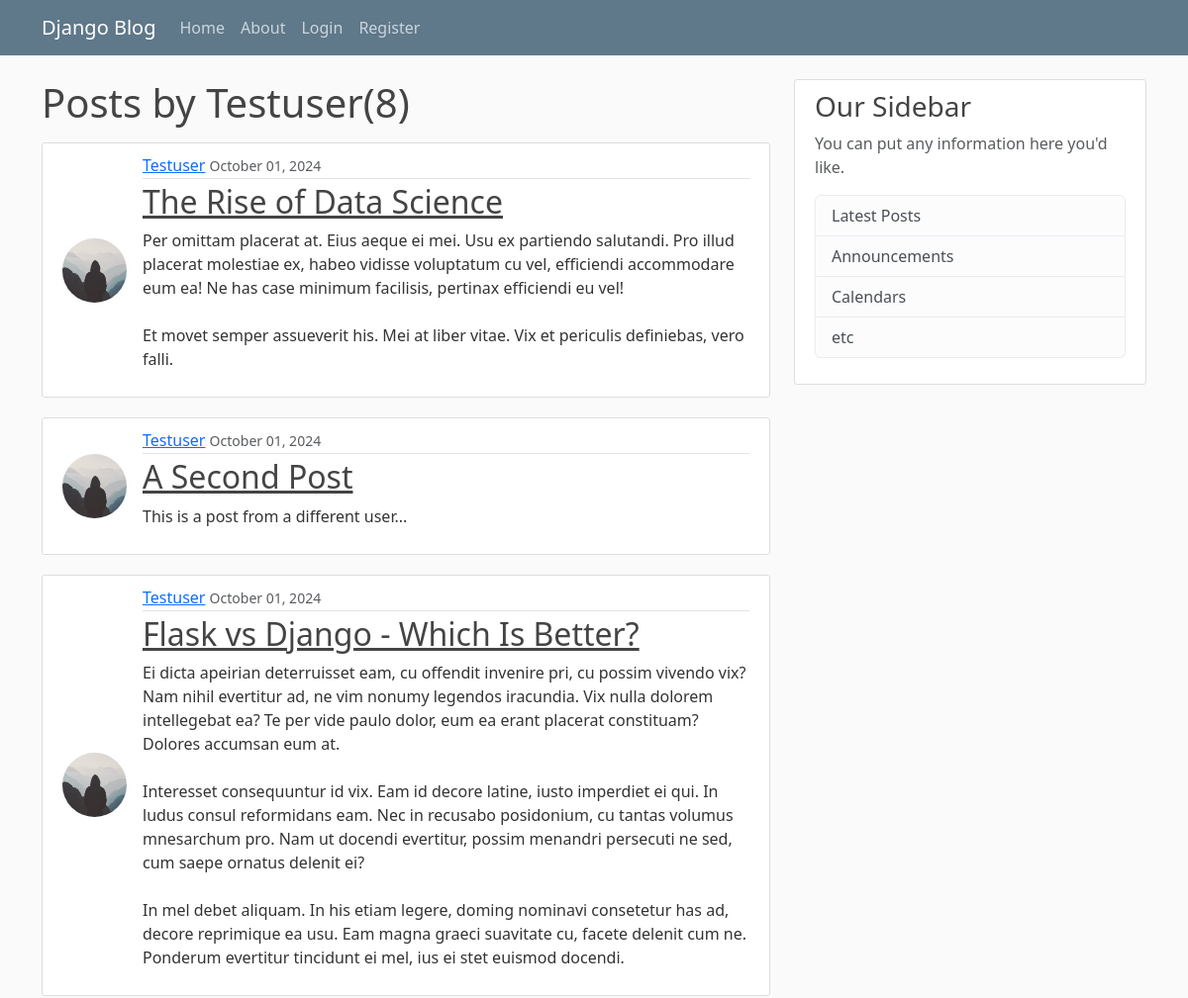
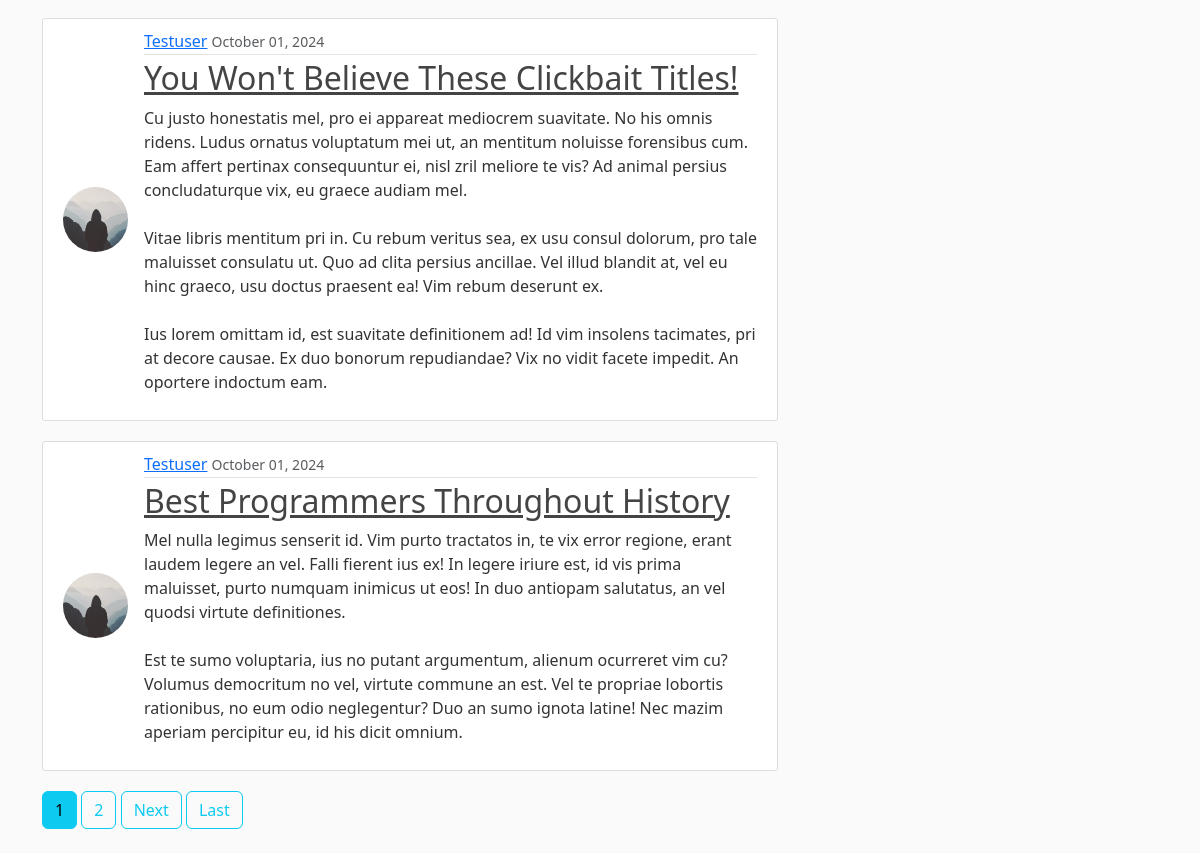
Screenshot of /user/Testuser/ with the database file from the repository (2 pictures, top to bottom).
### boards/models.py (models this page shows, shortened)
class Post(models.Model):
    title=models.CharField(max_length=100)
    content=models.TextField()
    date_posted=models.DateTimeField(default=timezone.now)
    author=models.ForeignKey(User,on_delete=models.CASCADE)

### users/models.py (models this page shows, shortened)
class Profile(models.Model):
    user = models.OneToOneField(User, on_delete=models.CASCADE)
    image = models.ImageField(default='default.jpg', upload_to='profile_pic')

### boards/views.py (the view)
# urls.py: path("user/<str:username>/",UserPostListView.as_view(),name='user-posts'),
class UserPostListView(ListView):
    model=Post
    template_name='blog/user_posts.html'
    context_object_name='post'
    paginate_by=5
    def get_queryset(self):
        user=get_object_or_404(User,username=self.kwargs.get('username'))
        return Post.objects.filter(author=user).order_by('-date_posted')

### boards/templates/blog/user_posts.html (shortened to what this page needs)
{% extends "blog/base.html" %}
{% block content %}
    <h1 class="mb-3">Posts by {{view.kwargs.username}}({{page_obj.paginator.count}})</h1>
    {% for posts in post %}
    <article class="media content-section">
      <img src="{{ posts.author.profile.image.url }}" class="rounded-circle article-img" alt="{{ posts.author }}">
      <div class="media-body">
        <div class="article-metadata">
          <a class="mr-2" href="{%url 'user-posts' posts.author.username %}">{{ posts.author }}</a>
          <small class="text-muted">{{ posts.date_posted|date:"F d, Y" }}</small>
        </div>
        <h2><a class="article-title" href="{%url 'post-detail' posts.id %}">{{ posts.title }}</a></h2>
        <p class="article-content">{{ posts.content }}</p>
      </div>
    </article>
    {% endfor %}
    {% if is_paginated %}
    {% for num in page_obj.paginator.page_range %}
    {% if page_obj.number == num %}
        <a class="btn btn-info mb-4" href="?page={{ num }}">{{ num }}</a>
    {% else %}
        {% if num > page_obj.number|add:'-3' and num < page_obj.number|add:'3' %}
            <a class="btn btn-outline-info mb-4" href="?page={{ num }}">{{ num }}</a>
        {% endif %}
    {% endif %}
{% endfor %}
    {% if page_obj.has_next %}
    <a  class="btn btn-outline-info mb-4" href="?page={{page_obj.next_page_number}}">Next</a>
    <a  class="btn btn-outline-info mb-4" href="?page={{page_obj.paginator.num_pages}}">Last</a>
    {% endif %}
    {% endif %}
{% endblock content %}

### boards/static/blogs/style.css (style rules this page uses)
body { background: #fafafa; color: #333333; margin-top: 5rem; }
h1, h2, h3, h4, h5, h6 { color: #444444; }
.content-section { background: #ffffff; padding: 10px 20px; border: 1px solid #dddddd; border-radius: 3px; margin-bottom: 20px; }
.article-title { color: #444444; }
.article-content { white-space: pre-line; }
.article-img { height: 65px; width: 65px; margin-right: 16px; }
.article-metadata { padding-bottom: 1px; margin-bottom: 4px; border-bottom: 1px solid #e3e3e3 }
.media { display: flex; align-items: center; }
.media-body { flex: 1; }

### rows the page displays
Post: author.profile.image (placeholder picture), author "Testuser", date_posted "October 01, 2024", title "The Rise of Data Science", content "Per omittam placerat at. Eius aeque ei mei. Usu ex partiendo salutandi. Pro illud placerat molestiae ex, habeo vidisse voluptatum cu vel, efficiendi accommodare eum ea! Ne has case minimum facilisis, pertinax efficiendi eu vel! Et movet semper assueverit his. Mei at liber vitae. Vix et periculis definiebas, vero falli."
Post: author.profile.image (placeholder picture), author "Testuser", date_posted "October 01, 2024", title "A Second Post", content "This is a post from a different user..."
Post: author.profile.image (placeholder picture), author "Testuser", date_posted "October 01, 2024", title "Flask vs Django - Which Is Better?", content "Ei dicta apeirian deterruisset eam, cu offendit invenire pri, cu possim vivendo vix? Nam nihil evertitur ad, ne vim nonumy legendos iracundia. Vix nulla dolorem intellegebat ea? Te per vide paulo dolor, eum ea erant placerat constituam? Dolores accumsan eum at. Interesset consequuntur id vix. Eam id decore latine, iusto imperdiet ei qui. In ludus consul reformidans eam. Nec in recusabo posidonium, cu tantas volumus mnesarchum pro. Nam ut docendi evertitur, possim menandri persecuti ne sed, cum saepe ornatus delenit ei? In mel debet aliquam. In his etiam legere, doming nominavi consetetur has ad, decore reprimique ea usu. Eam magna graeci suavitate cu, facete delenit cum ne. Ponderum…"
Post: author.profile.image (placeholder picture), author "Testuser", date_posted "October 01, 2024", title "You Won't Believe These Clickbait Titles!", content "Cu justo honestatis mel, pro ei appareat mediocrem suavitate. No his omnis ridens. Ludus ornatus voluptatum mei ut, an mentitum noluisse forensibus cum. Eam affert pertinax consequuntur ei, nisl zril meliore te vis? Ad animal persius concludaturque vix, eu graece audiam mel. Vitae libris mentitum pri in. Cu rebum veritus sea, ex usu consul dolorum, pro tale maluisset consulatu ut. Quo ad clita persius ancillae. Vel illud blandit at, vel eu hinc graeco, usu doctus praesent ea! Vim rebum deserunt ex. Ius lorem omittam id, est suavitate definitionem ad! Id vim insolens tacimates, pri at decore causae. Ex duo bonorum repudiandae? Vix no vidit facete impedit. An oportere indoctum eam."
Post: author.profile.image (placeholder picture), author "Testuser", date_posted "October 01, 2024", title "Best Programmers Throughout History", content "Mel nulla legimus senserit id. Vim purto tractatos in, te vix error regione, erant laudem legere an vel. Falli fierent ius ex! In legere iriure est, id vis prima maluisset, purto numquam inimicus ut eos! In duo antiopam salutatus, an vel quodsi virtute definitiones. Est te sumo voluptaria, ius no putant argumentum, alienum ocurreret vim cu? Volumus democritum no vel, virtute commune an est. Vel te propriae lobortis rationibus, no eum odio neglegentur? Duo an sumo ignota latine! Nec mazim aperiam percipitur eu, id his dicit omnium."

### other values shown
{{ view.kwargs.username }} "Testuser"
{{ page_obj.paginator.count }} "8"
{{ num }} "1"
{{ num }} "2"
